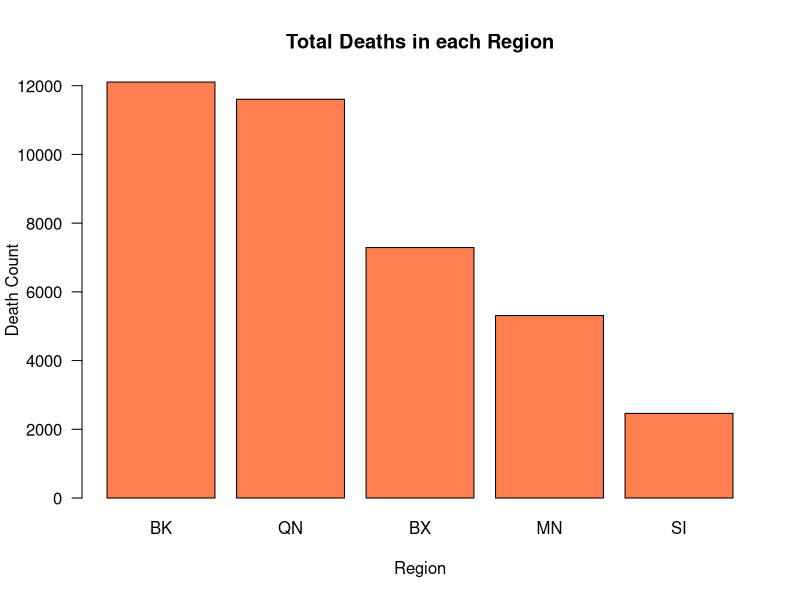
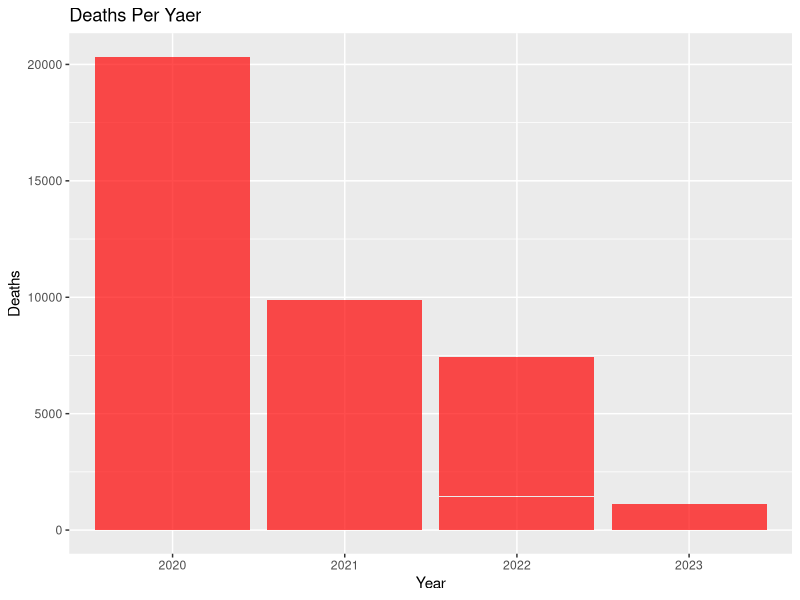
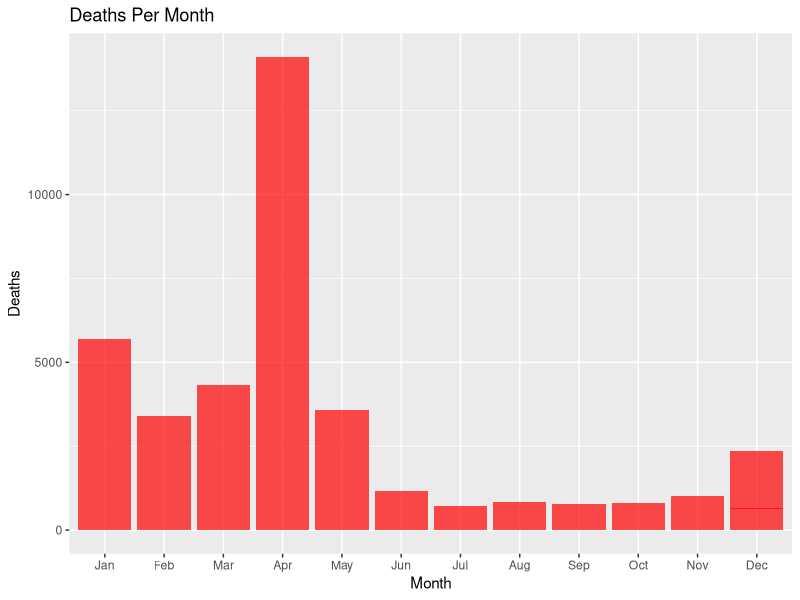
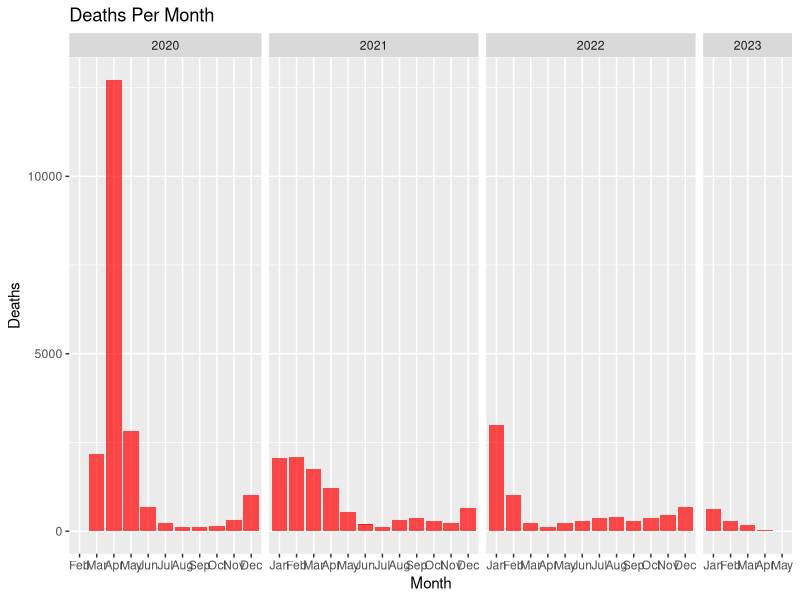
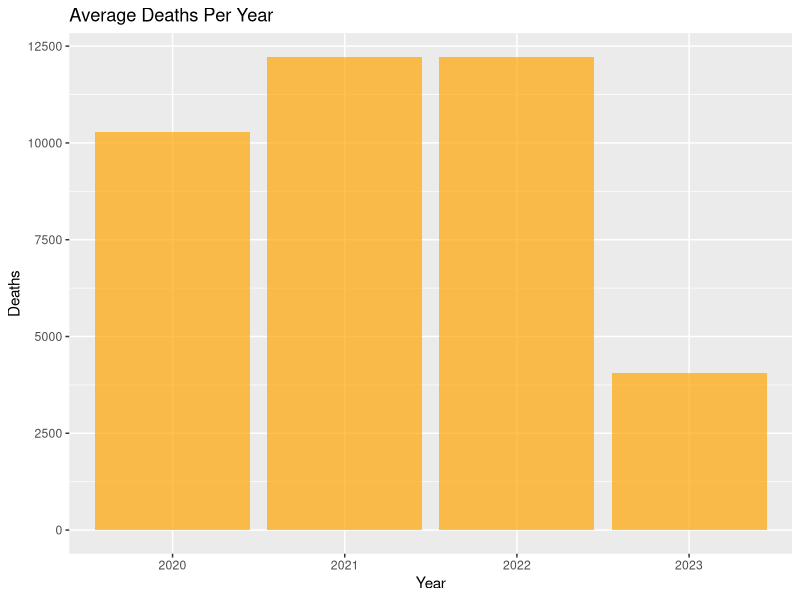
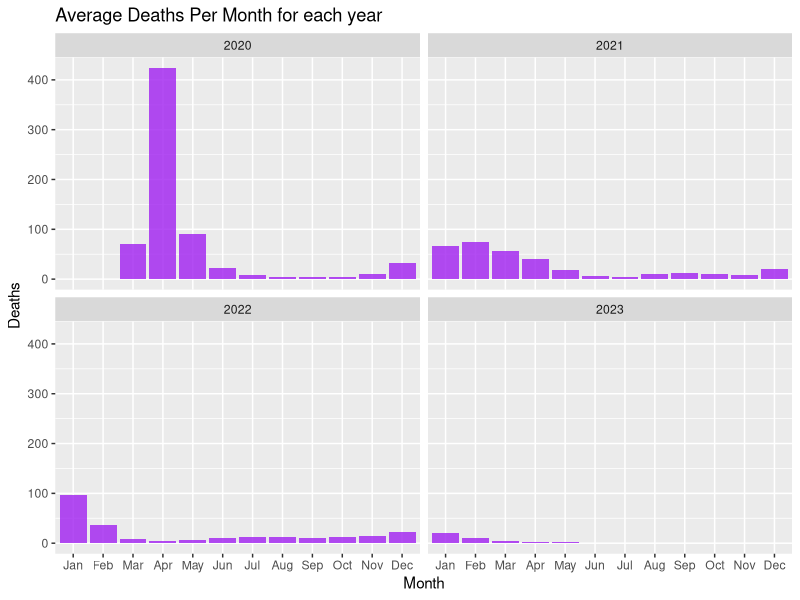
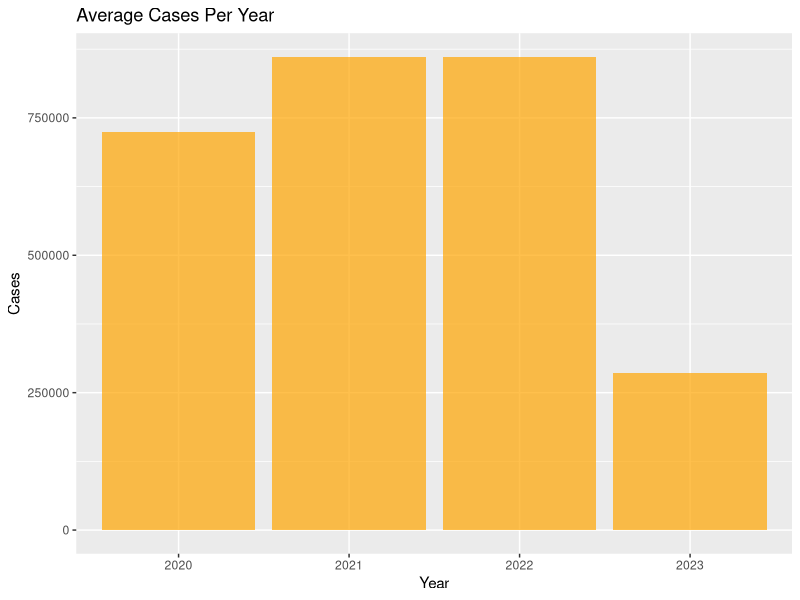
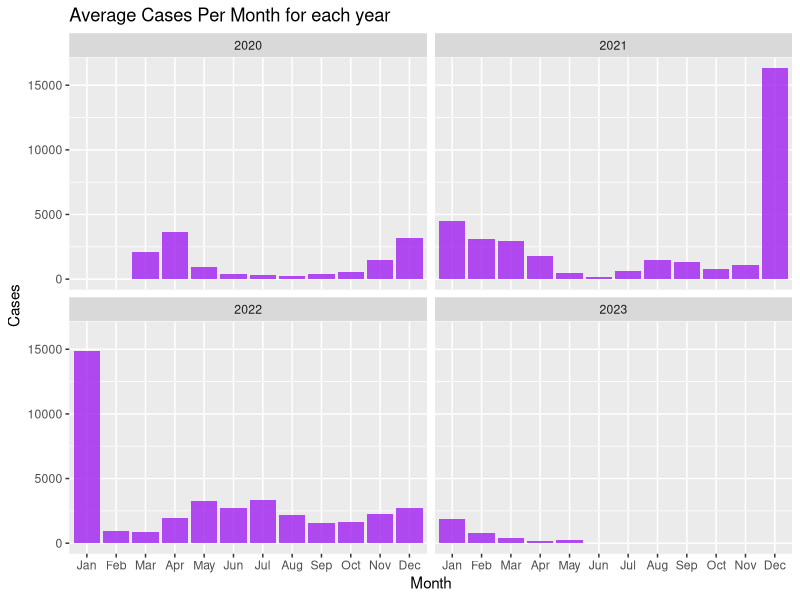

Recreate these plots in R, in order.
## ---- chunk 1
knitr::opts_chunk$set(echo = TRUE)
## ---- chunk 2
library(readr)
library(tidyverse)
## ---- chunk 3
Data <- read.csv("COVID.csv")

head(Data)
dim(Data) # 1158 observations and 67 variables
str(Data) # All integer variables with data being the only character variable 

missing_values <- colSums(is.na(Data))
missing_values #no missing values 

Data$date_of_interest <- lubridate::mdy(Data$date_of_interest)


summary(Data)
Final <- Data %>%
  select(-contains("7DAY_AVG"))

## ---- chunk 4
# sum of death count in by region
RegionsTotalDeaths <- Final %>% 
  summarize(SI_DEATH = sum(SI_DEATH_COUNT),
            QN_DEATH =sum(QN_DEATH_COUNT),
            MN_DEATH = sum(MN_DEATH_COUNT),
            BK_DEATH = sum(BK_DEATH_COUNT),
            BX_DEATH = sum(BX_DEATH_COUNT))
RegionsTotalDeaths

# bar graph displaying death count in by region
barplot(c(RegionsTotalDeaths$BK_DEATH,
           RegionsTotalDeaths$QN_DEATH,
           RegionsTotalDeaths$BX_DEATH,
           RegionsTotalDeaths$MN_DEATH,
           RegionsTotalDeaths$SI_DEATH), 
        main = "Total Deaths in each Region", 
        xlab = "Region",
        ylim = c(0, max(RegionsTotalDeaths) + 1),
        ylab = "Death Count",
        names.arg = c("BK", "QN", "BX", "MN", "SI"),
        col = "coral",
        las = 1)
## ---- chunk 5
Final2 <- Final %>%
  mutate(
    Year = year(date_of_interest),
    Month = month(date_of_interest, label = TRUE),
    Day = day(date_of_interest)
  )

CasesTotal <- Final2 %>% group_by (Month, Year) %>% summarize(TotalCases = sum(CASE_COUNT)) %>% 
  group_by(Year) %>% 
  slice(which.max(TotalCases))
                                                         
DeathsTotal <- Final2 %>% group_by (Month, Year) %>% summarize(TotalDeaths = sum(DEATH_COUNT))  %>% 
  group_by(Year) %>% 
  slice(which.max(TotalDeaths))  


ggplot(Final2, aes(x = factor(Year), y=DEATH_COUNT)) +
  geom_bar(stat = "identity", fill = "red", alpha = 0.7) +
  labs(title = "Deaths Per Yaer",
       x = "Year",
       y = "Deaths")

ggplot(Final2, aes(x = factor(Month), y=DEATH_COUNT)) +
  geom_bar(stat = "identity", fill = "red", alpha = 0.7) +
  labs(title = "Deaths Per Month",
       x = "Month",
       y = "Deaths")

ggplot(Final2, aes(x = factor(Month), y = DEATH_COUNT)) +
  geom_bar(stat = "identity", fill = "red", alpha = 0.7) +
  labs(title = "Deaths Per Month",
       x = "Month",
       y = "Deaths") +
  facet_grid(~Year, scales = "free_x", space = "free_x")

  
Final2$Year <- factor(Final2$Year, levels = c(2020, 2021, 2022, 2023))



ggplot(Final2, aes(x = factor(Year), y=mean(DEATH_COUNT))) +
  geom_bar(stat = "identity", fill = "orange", alpha = 0.7) +
  labs(title = "Average Deaths Per Year",
       x = "Year",
       y = "Deaths")                                                          

Deaths_and_cases_each_year <- Final2 %>% group_by (Year) %>% summarize(Avg_Deaths = mean(DEATH_COUNT),Avg_Cases = mean(CASE_COUNT), .groups = 'drop')
Deaths_and_cases_each_month <- Final2 %>% group_by (Year,Month) %>% summarize(Avg_Deaths = mean(DEATH_COUNT),Avg_Cases = mean(CASE_COUNT), .groups = 'drop')

ggplot(Deaths_and_cases_each_month, aes(x = factor(Month), y=Avg_Deaths)) +
  geom_bar(stat = "identity", fill = "purple", alpha = 0.8) +
  labs(title = "Average Deaths Per Month for each year",
       x = "Month",
       y = "Deaths") +
  facet_wrap(~Year) 


ggplot(Final2, aes(x = factor(Year), y=mean(CASE_COUNT))) +
  geom_bar(stat = "identity", fill = "orange", alpha = 0.7) +
  labs(title = "Average Cases Per Year",
       x = "Year",
       y = "Cases")                                                          

ggplot(Deaths_and_cases_each_month, aes(x = factor(Month), y=Avg_Cases)) +
  geom_bar(stat = "identity", fill = "purple", alpha = 0.8) +
  labs(title = "Average Cases Per Month for each year",
       x = "Month",
       y = "Cases") +
  facet_wrap(~Year) 
